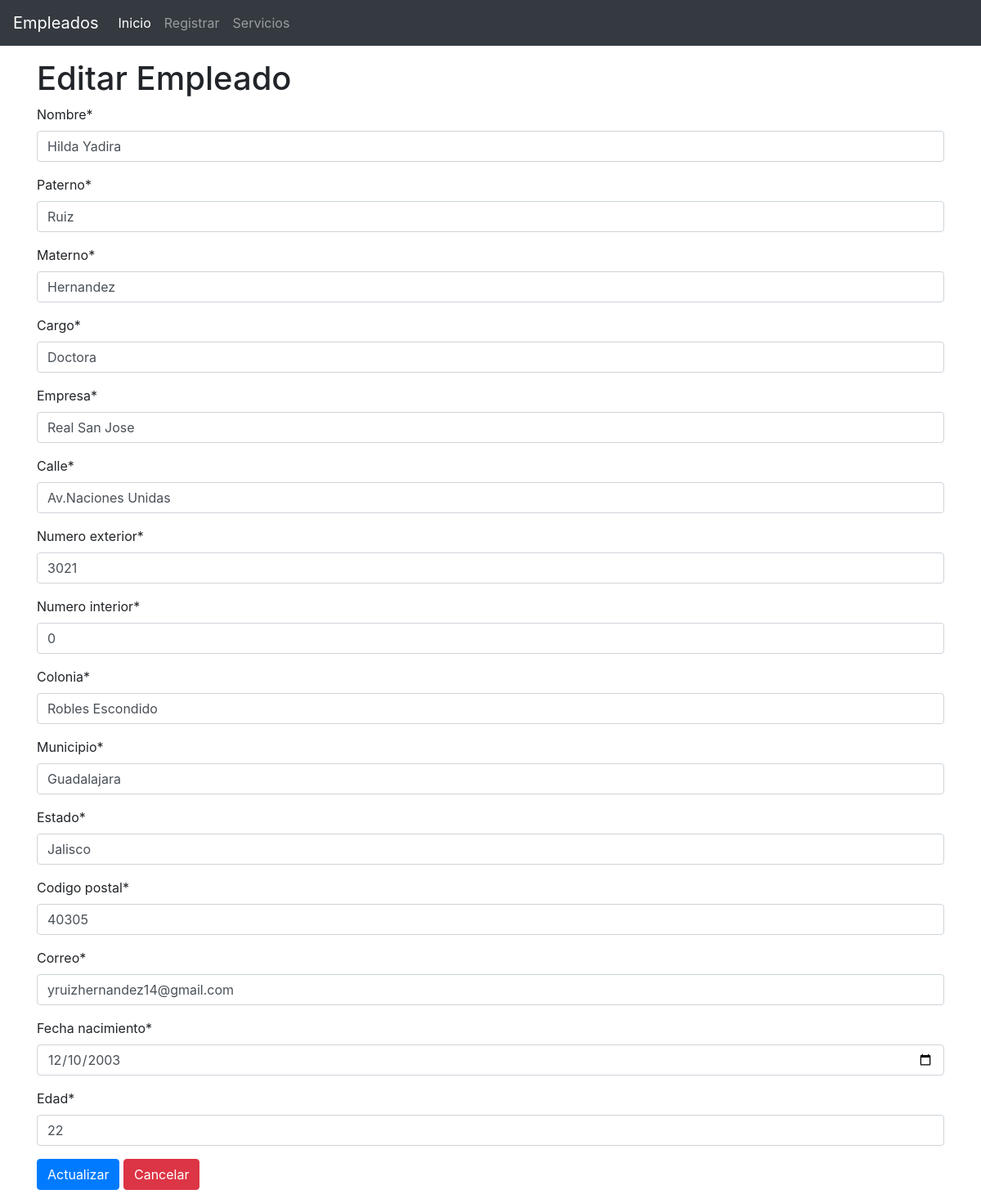
/editarEmpleado/3, run on the app's committed database.
### Models/Empleado/models.py (models this page shows)
class Empleado(models.Model):
    nombre = models.CharField(max_length=100)
    paterno = models.CharField(max_length=100)
    materno = models.CharField(max_length=100)
    cargo = models.CharField(max_length=100)
    empresa = models.CharField(max_length=100)
    calle = models.CharField(max_length=100)
    numero_exterior = models.IntegerField()
    numero_interior = models.IntegerField()
    colonia = models.CharField(max_length=50)
    municipio = models.CharField(max_length=50)
    estado = models.CharField(max_length=50)
    codigo_postal = models.IntegerField()
    correo = models.CharField(max_length=100)
    fecha_nacimiento = models.DateField()
    edad = models.IntegerField()

### Models/Empleado/views.py (the view)
# urls.py: path('editarEmpleado/<int:id_empleado>', FormularioView.editar_empleado, name='editarEmpleado'),
    def editar_empleado(request, id_empleado):
        empleado = Empleado.objects.filter(id=id_empleado).first()
        form = Formulario(instance=empleado)
        return render(request, 'EmpleadoEdit.html', {"form": form, "empleado": empleado})

### Models/Empleado/forms.py
class Formulario(forms.ModelForm):
    class Meta:
        model = Empleado
        fields = '__all__'
        widgets = {'fecha_nacimiento': forms.DateInput(attrs={'type': 'date'})}

### templates/EmpleadoEdit.html (shortened to what this page needs)
{% extends 'index.html' %} {% load crispy_forms_tags %} {% block content %}
    <div class="content container">
        <h1> Editar Empleado</h1>
        <form action="{% url 'actualizarEmpleado' empleado.id %}" method="POST">
            {{ form | crispy }}
            <div class="form-group">
                <div class="md-5">
                    <button type="submit" class="btn btn-primary">Actualizar</button>
                    <a class="btn btn-danger" href="{% url 'listarCorreos' %}">Cancelar</a>
                </div>
            </div>
        </form>
    </div>
{% endblock %}

### data on the page
Empleado: nombre "Hilda Yadira", paterno "Ruiz", materno "Hernandez", cargo "Doctora", empresa "Real San Jose", calle "Av.Naciones Unidas", numero_exterior "3021", numero_interior "0", colonia "Robles Escondido", municipio "Guadalajara", estado "Jalisco", codigo_postal "40305", correo "yruizhernandez14@gmail.com", fecha_nacimiento "12/10/2003", edad "22"
